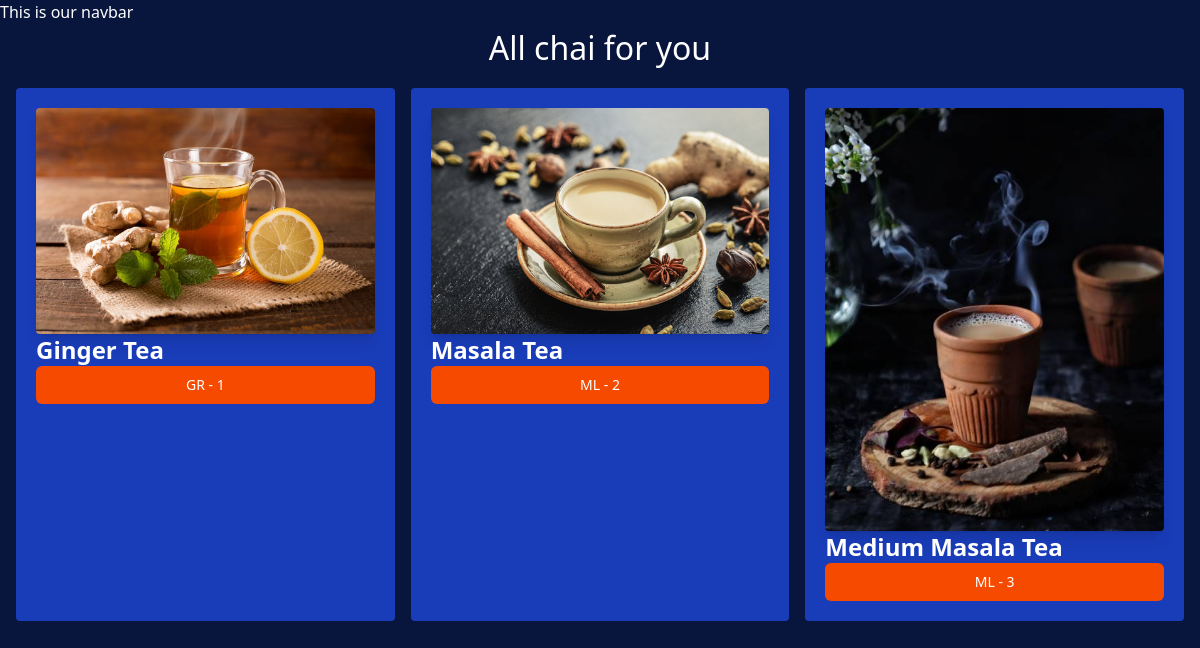
The app's page /chai/ with its own data.
### chai/models.py (models this page shows, shortened)
class ChaiVariety(models.Model):
    CHAI_TYPE_CHOICE = [
        ('ML', 'MASALA'),
        ('GR', 'GINGER'),
        ('KL', 'KIWI'),
        ('PL', 'PLAIN'),
        ('EL', 'ELACHI'),
    ]
    name = models.CharField(max_length=100)
    image = models.ImageField(upload_to='chais/')
    date_added = models.DateTimeField(default=timezone.now)
    type = models.CharField(max_length=2, choices=CHAI_TYPE_CHOICE)
    description = models.TextField(default='')

### chai/views.py (the view)
# urls.py: path('', views.all_chai, name='all_chai'),
def all_chai(request):
    chais = ChaiVariety.objects.all()
    return render(request, 'chai/all_chai.html', {'chais': chais})

### chai/templates/chai/all_chai.html (shortened to what this page needs)
{% extends "layout.html" %}
{% block content %}
    <h1>All chai for you</h1>
<div class="grid grid-cols-3 gap-4 m-4">
 {% for chai in chais %}
  <div class="bg-blue-800 p-5 rounded">
     <img class="rounded shadow-lg" src="{{ chai.image.url }}" alt="">
    <h3 class="text-2xl font-bold">{{ chai.name }}</h3>
    <a href="{% url 'chai_detail' chai.id %}">
        <button
        type="button"
        class="inline-flex items-center w-[100%] justify-center px-4 py-2
        border border-transparent text-sm font-medium rounded-md
        text-white bg-orange-600 hover:bg-orange-700
        focus:outline-none focus:ring-2 focus:ring-offset-2
        focus:ring-orange-500"
        >
            {{chai.type}} - {{chai.id}}
        </button>
    </a>
  </div>
 {% endfor %}
</div>
{% endblock %}

### static/style.css (style rules this page uses)
body { background-color: #08153d; color: #ffffff; }
h1 { text-align: center; font-size: 2em; }

### records on screen
ChaiVariety: image (picture), name "Ginger Tea", type "GR", id "1"
ChaiVariety: image (picture), name "Masala Tea", type "ML", id "2"
ChaiVariety: image (picture), name "Medium Masala Tea", type "ML", id "3"
